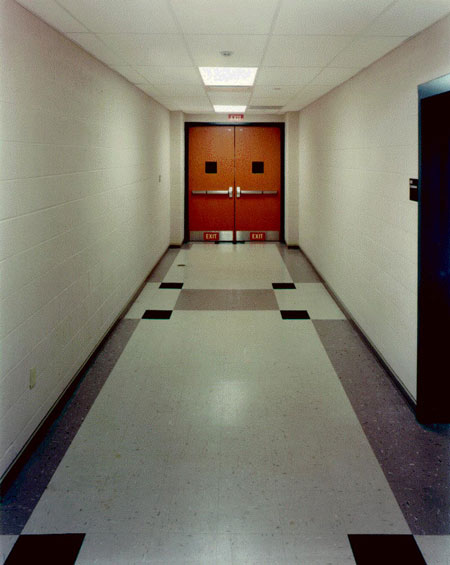
%> input picture assgn1/data/img03.jpg, 450 x 565 px, given in place of frame0190_crop.jpg, which was not available
$ octave test_lucas.m   (GNU Octave 9; MATLAB toolbox functions it lacks are replaced by stand-ins)
%> lines starting %> are read from the running program, lines starting %| are printed output that depends on the picture; pictures that were not available may be replaced by others from this repository, and a replacement may not be noted
### assgn7/matlab/LucasKanade.m
function [u,v] = LucasKanade(It, It1, rect)

th = 1e-6;
maxIter = 100;

It = double(It);
It1 = double(It1);
x = rect(1);
y = rect(2);
w = rect(3);
h = rect(4);

%[X_, Y_] = meshgrid(1:w+1, 1:h+1);
%it = interp2(It, X_+x, Y_+y);
x_ = round(x);
y_ = round(y);
it = It(y_:y_+h, x_:x_+w);

s = fspecial('sobel');

ix = imfilter(it, s', 'replicate');
iy = imfilter(it, s, 'replicate');

u = 0;
v = 0;

[X, Y] = meshgrid(x:x+w, y:y+h);

for i = 1:maxIter
    it1 = interp2(It1, X+u, Y+v) - it;
    %it1 = It1(y_+round(v):y_+h+round(v), x_+round(u):x_+w+round(u)) - it;
    vel = [ix(:), iy(:)] \ it1(:);
    u = u + vel(1);
    v = v + vel(2);
    if u^2 + v^2 < th
        break;
    end
end

### assgn7/matlab/test_lucas.m
A = imread('../data/landing/frame0190_crop.jpg');
%> A is the input picture: size 565x450x3 uint8; mean R, G, B 126.5, 122.4, 109.2
B = imread('../data/landing/frame0194_crop.jpg');
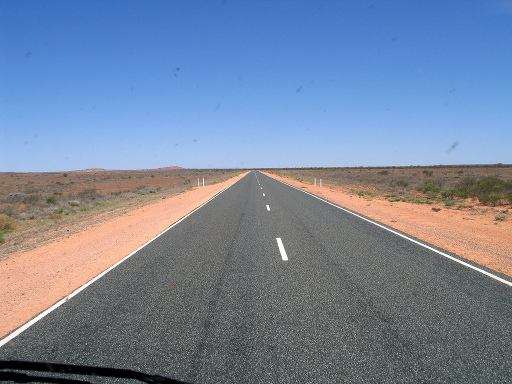
%> input picture assgn1/data/img04.jpg, 512 x 384 px, given in place of frame0194_crop.jpg, which was not available
%> B is the input picture: size 384x512x3 uint8; mean R, G, B 118.6, 133.1, 156.5

px = 453;
py = 226;
ww = 20;

figure;
imshow(A(py-ww:py+ww-1, px-ww:px+ww-1));
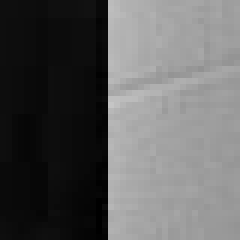
%> displayed picture: size 40x40, on the screen's scale of 0 to 255 (shown 6 times larger); min 0, max 197, mean 94.8
title('Source Patch');

[u, v] = LucasKanade(A, B, [px-ww, py-ww, ww*2, ww*2]);
%> in LucasKanade, `ix = imfilter(it, s', 'replicate');`:
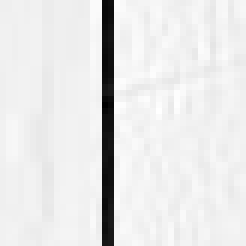
%> ix: size 41x41 double (shown 6 times larger); min -746, max 47, mean -27.5; drawn with min black and max white
%> in LucasKanade, `iy = imfilter(it, s, 'replicate');`:
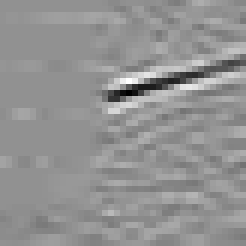
%> iy: size 41x41 double (shown 6 times larger); min -125, max 94, mean 1.2; drawn with min black and max white
%> the run ends on the next line
